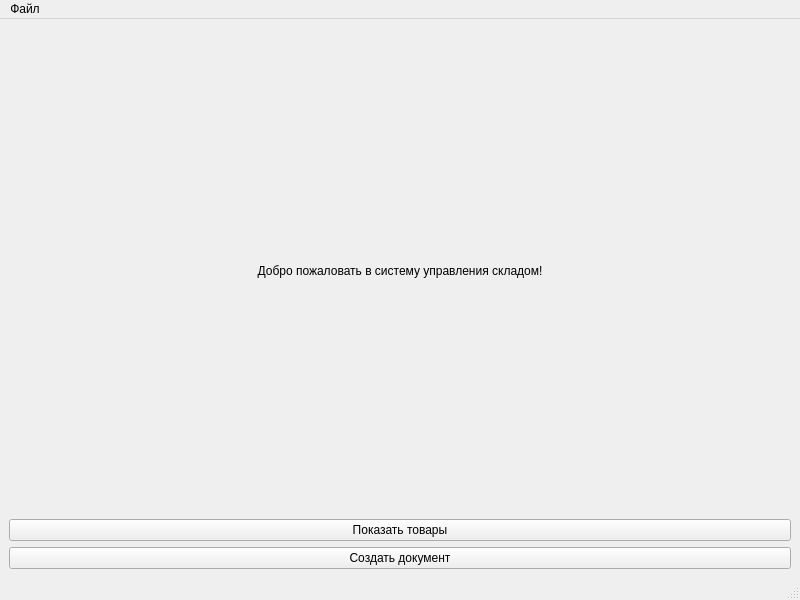
<?xml version="1.0" encoding="UTF-8"?>
<ui version="4.0">
 <class>MainWindow</class>
 <widget class="QMainWindow" name="MainWindow">
  <property name="geometry">
   <rect>
    <x>0</x>
    <y>0</y>
    <width>800</width>
    <height>600</height>
   </rect>
  </property>
  <property name="windowTitle">
   <string>Система управления складом</string>
  </property>
  <widget class="QWidget" name="centralwidget">
   <layout class="QVBoxLayout" name="verticalLayout">
    <item>
     <widget class="QLabel" name="label">
      <property name="text">
       <string>Добро пожаловать в систему управления складом!</string>
      </property>
      <property name="alignment">
       <set>Qt::AlignCenter</set>
      </property>
     </widget>
    </item>
    <item>
     <widget class="QPushButton" name="btnShowProducts">
      <property name="text">
       <string>Показать товары</string>
      </property>
     </widget>
    </item>
    <item>
     <widget class="QPushButton" name="btnCreateDocument">
      <property name="text">
       <string>Создать документ</string>
      </property>
     </widget>
    </item>
   </layout>
  </widget>
  <widget class="QMenuBar" name="menubar">
   <property name="geometry">
    <rect>
     <x>0</x>
     <y>0</y>
     <width>800</width>
     <height>21</height>
    </rect>
   </property>
   <widget class="QMenu" name="menuFile">
    <property name="title">
     <string>Файл</string>
    </property>
    <addaction name="actionExit"/>
   </widget>
   <addaction name="menuFile"/>
  </widget>
  <widget class="QStatusBar" name="statusbar"/>
  <action name="actionExit">
   <property name="text">
    <string>Выход</string>
   </property>
  </action>
 </widget>
 <resources/>
 <connections/>
</ui>
